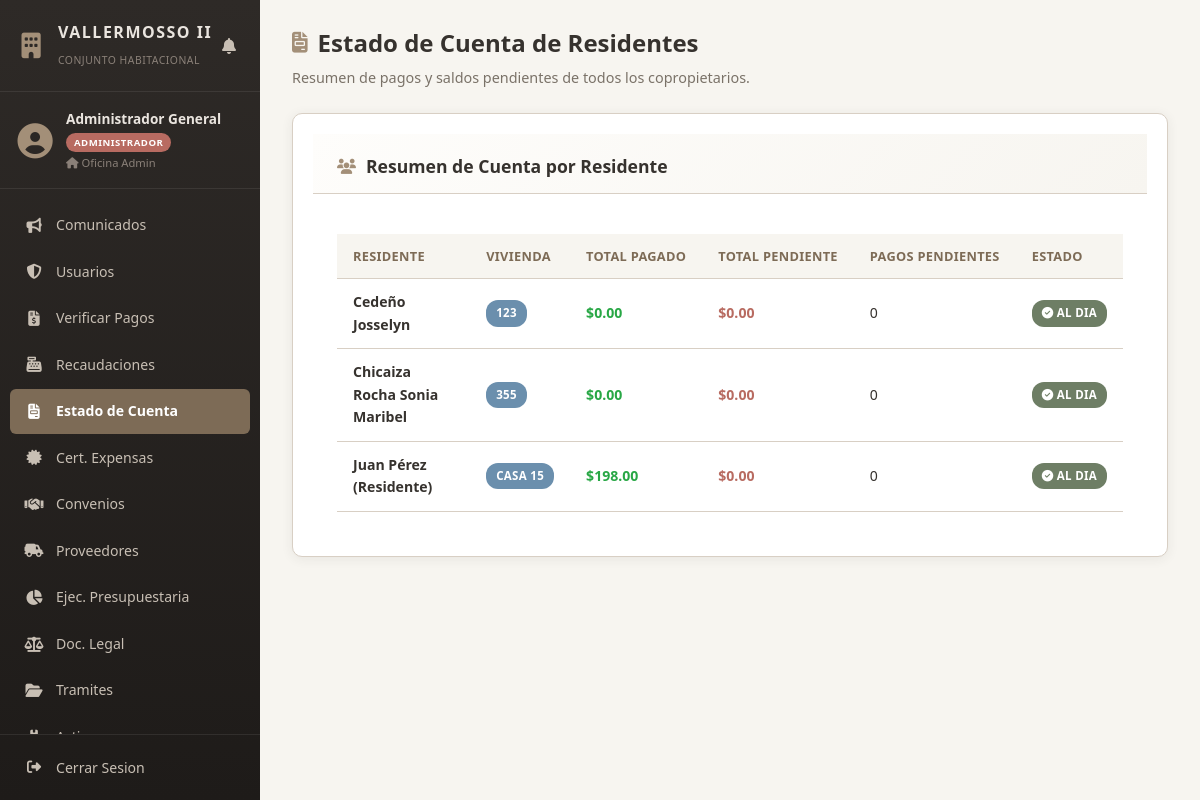
The page /views/administrador/estado_cuenta.php (signed in) on the database its author committed.
### tables this page shows
CREATE TABLE `usuarios` (
  `id_usuario` int(11) NOT NULL,
  `cedula` varchar(15) NOT NULL,
  `nombres` varchar(120) NOT NULL,
  `correo` varchar(100) NOT NULL,
  `telefono_whatsapp` varchar(20) NOT NULL,
  `numero_vivienda` varchar(20) NOT NULL,
  `rol` enum('RESIDENTE','ADMINISTRADOR','DIRECTIVA') NOT NULL DEFAULT 'RESIDENTE',
  `puesto_casa` varchar(50) DEFAULT NULL,
  `clave_hash` varchar(255) NOT NULL,
  `estado` enum('ACTIVO','INACTIVO') DEFAULT 'ACTIVO',
  `creado_en` timestamp NOT NULL DEFAULT current_timestamp(),
  `created_at` timestamp NOT NULL DEFAULT current_timestamp()
);

### views/administrador/estado_cuenta.php (the view, shortened to what this page needs)
<?php
$db = Database::obtenerConexion();
$stmt = $db->query("
    SELECT
        u.id_usuario,
        u.nombres,
        u.numero_vivienda,
        COALESCE(SUM(CASE WHEN p.estado = 'APROBADO' OR p.estado = 'PAGADO' THEN p.monto ELSE 0 END), 0) AS total_pagado,
        COALESCE(SUM(CASE WHEN p.estado = 'PENDIENTE' OR p.estado = 'VENCIDO' THEN p.monto ELSE 0 END), 0) AS total_pendiente,
        COUNT(CASE WHEN p.estado = 'PENDIENTE' OR p.estado = 'VENCIDO' THEN 1 END) AS pagos_pendientes
    FROM usuarios u
    LEFT JOIN pagos p ON u.id_usuario = p.id_usuario
    WHERE u.rol = 'RESIDENTE'
    GROUP BY u.id_usuario, u.nombres, u.numero_vivienda
    ORDER BY u.nombres
");
$estados = $stmt->fetchAll(PDO::FETCH_ASSOC);
?>
<!DOCTYPE html>
<html lang="es">
<head>
    <link rel="stylesheet" href="../../public/css/style.css">
    <link rel="stylesheet" href="https://cdnjs.cloudflare.com/ajax/libs/font-awesome/6.4.0/css/all.min.css">
</head>
<body>
<div class="app-layout">
    <?php include_once __DIR__ . '/../sidebar.php'; ?>
    <main class="main-content">
        <header class="content-header">
            <h1><i class="fa-solid fa-file-invoice"></i> Estado de Cuenta de Residentes</h1>
            <p class="subtitle">Resumen de pagos y saldos pendientes de todos los copropietarios.</p>
        </header>
        <section class="card">
            <div class="card-header">
                <h2><i class="fa-solid fa-users"></i> Resumen de Cuenta por Residente</h2>
            </div>
            <div class="card-body">
                <div class="table-responsive">
                    <table class="table">
                        <thead>
                            <tr>
                                <th>Residente</th>
                                <th>Vivienda</th>
                                <th>Total Pagado</th>
                                <th>Total Pendiente</th>
                                <th> Pagos Pendientes</th>
                                <th>Estado</th>
                            </tr>
                        </thead>
                        <tbody>
                            <?php if (empty($estados)): ?>
                                <tr>
                                    <td colspan="6" class="text-center">No hay residentes registrados.</td>
                                </tr>
                            <?php else: ?>
                                <?php foreach ($estados as $e): ?>
                                    <tr>
                                        <td><strong><?= htmlspecialchars($e['nombres']) ?></strong></td>
                                        <td><span class="badge badge-info"><?= htmlspecialchars($e['numero_vivienda'] ?: 'S/N') ?></span></td>
                                        <td><strong style="color: var(--success, #28a745);">$<?= number_format($e['total_pagado'], 2) ?></strong></td>
                                        <td><strong style="color: var(--danger, #dc3545);">$<?= number_format($e['total_pendiente'], 2) ?></strong></td>
                                        <td><?= $e['pagos_pendientes'] ?></td>
                                        <td>
                                            <?php if ($e['total_pendiente'] <= 0): ?>
                                                <span class="badge badge-success"><i class="fa-solid fa-check-circle"></i> AL DIA</span>
                                            <?php elseif ($e['pagos_pendientes'] > 0): ?>
                                                <span class="badge badge-danger"><i class="fa-solid fa-exclamation-circle"></i> PENDIENTE</span>
                                            <?php else: ?>
                                                <span class="badge badge-warning">SIN MOVIMIENTOS</span>
                                            <?php endif; ?>
                                        </td>
                                    </tr>
                                <?php endforeach; ?>
                            <?php endif; ?>
                        </tbody>
                    </table>
                </div>
            </div>
        </section>
    </main>
</div>
</body>
</html>

### public/css/style.css (style rules this page uses)
:root { --bg-main: #F7F5F0; --bg-card: #FFFFFF; --primary: #A38F78; --primary-dark: #7D6B56; --secondary: #D8CFC4; --accent: #6E7E65; --danger: #B86B61; --text-main: #36322E; --text-muted: #7A7268; --sidebar-bg: #2E2A27; --sidebar-hover: #3E3732; --sidebar-active: #4A3F38; --sidebar-text: #C8BFB4; --sidebar-text-active: #FFFFFF; --sidebar-width: 260px; --sidebar-collapsed-width: 70px; --shadow: 0 2px 12px rgba(54, 50, 46, 0.08); --shadow-lg: 0 8px 24px rgba(54, 50, 46, 0.12); --radius: 10px; --radius-sm: 6px; --transition: all 0.3s cubic-bezier(0.4, 0, 0.2, 1); }
* { box-sizing: border-box; margin: 0; padding: 0; font-family: 'Segoe UI', Tahoma, Geneva, Verdana, sans-serif; }
body { background-color: var(--bg-main); color: var(--text-main); line-height: 1.6; overflow-x: hidden; }
.app-layout { display: flex; min-height: 100vh; }
.main-content { flex: 1; margin-left: var(--sidebar-width); padding: 30px; transition: var(--transition); min-height: 100vh; }
.content-header { margin-bottom: 28px; }
.content-header h1 { font-size: 1.5rem; font-weight: 700; color: var(--primary-dark); margin-bottom: 4px; display: flex; align-items: center; gap: 10px; }
.content-header h1 i { color: var(--primary); font-size: 1.3rem; }
.content-header .subtitle { color: var(--text-muted); font-size: 0.9rem; }
.card { background: var(--bg-card); border: 1px solid var(--secondary); border-radius: var(--radius); box-shadow: var(--shadow); overflow: hidden; margin-bottom: 24px; }
.card-header { padding: 18px 24px; border-bottom: 1px solid var(--secondary); background: linear-gradient(135deg, #FEFDFB 0%, #F7F5F0 100%); }
.card-header h2 { font-size: 1.05rem; font-weight: 700; color: var(--primary-dark); display: flex; align-items: center; gap: 10px; margin: 0; }
.card-header h2 i { color: var(--primary); font-size: 0.95rem; }
.card-body { padding: 24px; }
.table-responsive { overflow-x: auto; -webkit-overflow-scrolling: touch; }
.table { width: 100%; border-collapse: collapse; }
.table th, .table td { padding: 12px 16px; text-align: left; border-bottom: 1px solid var(--secondary); font-size: 0.88rem; }
.table th { background-color: var(--bg-main); color: var(--primary-dark); font-weight: 700; font-size: 0.8rem; text-transform: uppercase; letter-spacing: 0.3px; white-space: nowrap; }
.badge { display: inline-block; padding: 4px 10px; border-radius: 12px; font-size: 0.72rem; font-weight: 700; text-transform: uppercase; letter-spacing: 0.3px; white-space: nowrap; }
.badge-success { background: #E8F2E4; color: #3D6B30; }
.badge-info { background: #E3EFF7; color: #3D6B8A; }

### views/sidebar.php (style rules this page uses)
.badge-info { background: #6B8FAD; color: #fff; }
.badge-success { background: #6E7E65; color: #fff; }
.main-content { margin-left: 260px; flex: 1; min-height: 100vh; padding: 24px 32px; transition: all 0.3s cubic-bezier(0.4, 0, 0.2, 1); }
.content-header { margin-bottom: 24px; }
.content-header h1 { font-size: 1.5rem; font-weight: 700; color: #36322E; display: flex; align-items: center; gap: 10px; }
.content-header h1 i { color: #A38F78; }
.content-header .subtitle { color: #7A7268; font-size: 0.9rem; margin-top: 4px; }
.card { background: #FFFFFF; border: 1px solid #D8CFC4; border-radius: 10px; box-shadow: 0 2px 12px rgba(54, 50, 46, 0.08); padding: 20px; margin-bottom: 20px; }
.card-header { display: flex; justify-content: space-between; align-items: center; margin-bottom: 16px; padding-bottom: 12px; border-bottom: 1px solid #D8CFC4; }
.card-header h2, .card-header h3 { font-size: 1.1rem; font-weight: 600; color: #36322E; }
.table-responsive { overflow-x: auto; }
table { width: 100%; border-collapse: collapse; }
table th { background: #F7F5F0; color: #7A7268; font-size: 0.78rem; font-weight: 700; text-transform: uppercase; letter-spacing: 0.3px; padding: 10px 14px; text-align: left; border-bottom: 2px solid #D8CFC4; }
table td { padding: 10px 14px; font-size: 0.88rem; color: #36322E; border-bottom: 1px solid #EDE9E3; vertical-align: middle; }

### rows shown on the page
usuarios: nombres "Cedeño Josselyn", numero_vivienda "123", total_pagado "0.00", total_pendiente "0.00", pagos_pendientes "0"
usuarios: nombres "Chicaiza Rocha Sonia Maribel", numero_vivienda "355", total_pagado "0.00", total_pendiente "0.00", pagos_pendientes "0"
usuarios: nombres "Juan Pérez (Residente)", numero_vivienda "CASA 15", total_pagado "198.00", total_pendiente "0.00", pagos_pendientes "0"

### other values the page prints
$nombre "Administrador General"
$rol "ADMINISTRADOR"
$vivienda "Oficina Admin"
$item['label'] "Comunicados"
$item['label'] "Usuarios"
$item['label'] "Verificar Pagos"
$item['label'] "Recaudaciones"
$item['label'] "Estado de Cuenta"
$item['label'] "Cert. Expensas"
$item['label'] "Convenios"
$item['label'] "Proveedores"
$item['label'] "Ejec. Presupuestaria"
$item['label'] "Doc. Legal"
$item['label'] "Tramites"
